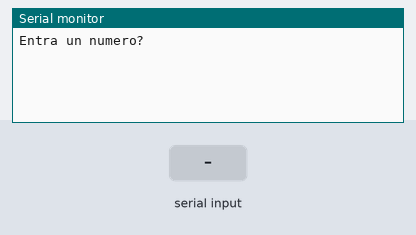
This sketch was run on a simulated Arduino Uno, built with avr-gcc and run on an emulated ATmega328P. Shown: the last lines printed to the serial monitor. Inputs (shaded band) come from the test bench.

Above: at 1.2 s.
1.3 s: "90,45\n" received over Serial
At 2.5 s:
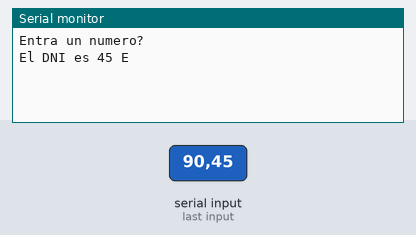
2.8 s: "30,150\n" received over Serial
At 3.9 s:
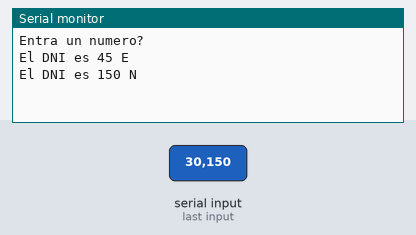
4.3 s: "0\n" received over Serial
At 4.9 s:
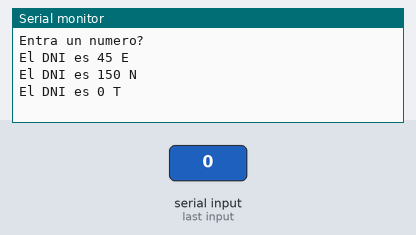
5.8 s: "1\n" received over Serial
At 7.0 s:
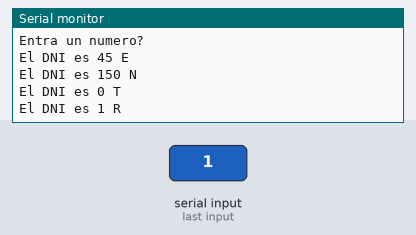
7.3 s: "2\n" received over Serial
At 8.3 s:
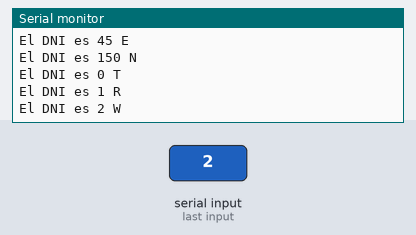
8.8 s: "3\n" received over Serial
At 9.5 s:
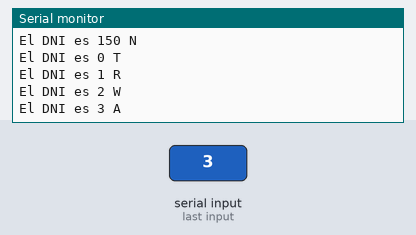

The sketch:

Number_communication_2.ino
```cpp
/*************************************************************************
**                                                                      **
**                             Serial                                   **
**                             Number communication                     **
**                                                                      **
**  ADAM LAAOUAJ                                            07/02/2017  **
*************************************************************************/

//***************************** INCLUDE **********************************

//***************************** VARIABLES ********************************
long n;             // variables for the R's
int r;// variables for the results

//***************************** SETUP ************************************
void setup() {
  Serial.begin(9600);        // initialize serial
  Serial.println("Entra un numero?");
  Serial.println("");

}
//***************************** LOOP *************************************
void loop() {

  while (Serial.available() > 0) {  // if there's any serial available, read it
    n = Serial.parseInt();// look for valid int the incoming serial stream

    if (Serial.read() == '\n') { //look for newline. Is the end of your sentence
    r = n % 23;

    Serial.print("El DNI es ");
    Serial.print(n);
    if (r == 0)
    {
    Serial.println(" T ");
    Serial.println("");
    }
    else if (r == 1)
    {
    Serial.println(" R ");
    Serial.println("");
    }
    else if (r == 2)
    {
    Serial.println(" W ");
    Serial.println("");

    }
    else if (r == 2)
    {
    Serial.println(" W ");
    Serial.println("");

    }
    else if (r == 3)
    {
    Serial.println(" A ");
    Serial.println("");

    }
    else if (r == 4)
    {
    Serial.println(" G ");
    Serial.println("");

    }
    else if (r == 5)
    {
    Serial.println(" M ");
    Serial.println("");

    }
    else if (r == 6)
    {
    Serial.println(" Y ");
    Serial.println("");

    }
    else if (r == 7)
    {
    Serial.println(" F ");
    Serial.println("");

    }
    else if (r == 8)
    {
    Serial.println(" P ");
    Serial.println("");

    }
    else if (r == 9)
    {
    Serial.println(" D ");
    Serial.println("");

    }
    else if (r == 10)
    {
    Serial.println(" X ");
    Serial.println("");

    }
    else if (r == 11)
    {
    Serial.println(" B ");
    Serial.println("");

    }
    else if (r == 12)
    {
    Serial.println(" N ");
    Serial.println("");

    }
    else if (r == 13)
    {
    Serial.println(" J ");
    Serial.println("");

    }
    else if (r == 14)
    {
    Serial.println(" Z ");
    Serial.println("");

    }
    else if (r == 15)
    {
    Serial.println(" S ");
    Serial.println("");

    }else if (r == 16)
    {
    Serial.println(" Q ");
    Serial.println("");

    }else if (r == 17)
    {
    Serial.println(" V ");
    Serial.println("");

    }
    else if (r == 18)
    {
    Serial.println(" H ");
    Serial.println("");

    }
    else if (r == 19)
    {
    Serial.println(" L ");
    Serial.println("");

    }
    else if (r == 20)
    {
    Serial.println(" C ");
    Serial.println("");

    }else if (r == 21)
    {
    Serial.println(" K ");
    Serial.println("");

    }else if (r == 22)
    {
    Serial.println(" E ");
    Serial.println("");

    }

  }
}
}
//***************************** FUNCIONS *********************************
```

Measured:
- after the input at 1.3 s, the serial monitor: prints a new line at once (image 1)
- after the input at 2.8 s, the serial monitor: prints a new line at once (image 2)
- after the input at 4.3 s, the serial monitor: prints a new line at once (image 3)
- after the input at 5.8 s, the serial monitor: prints a new line at once (image 4)
- after the input at 7.3 s, the serial monitor: prints a new line at once (image 5)
- after the input at 8.8 s, the serial monitor: prints a new line at once (image 6)
